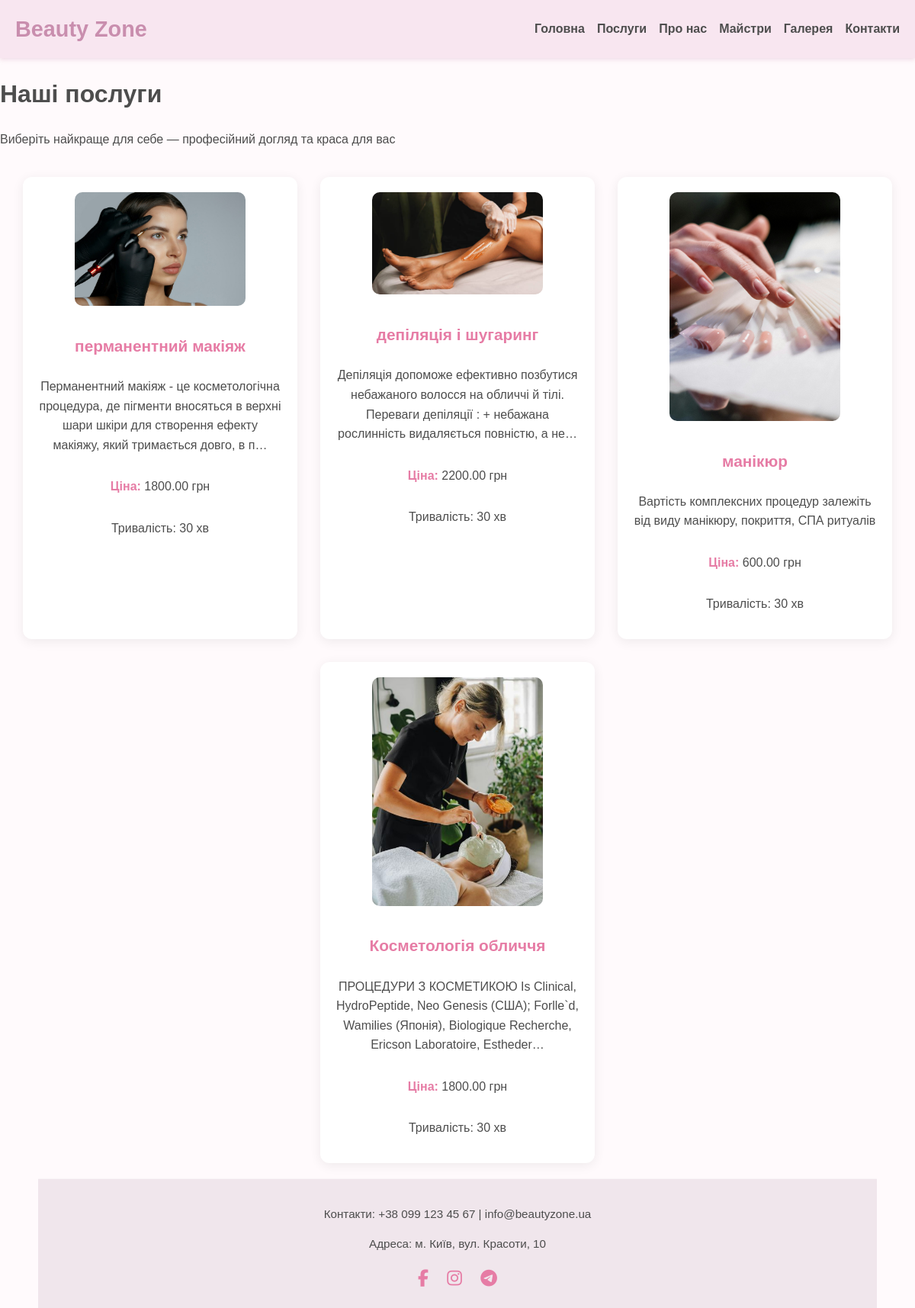
/services/, run on an earlier commit of the app's database.
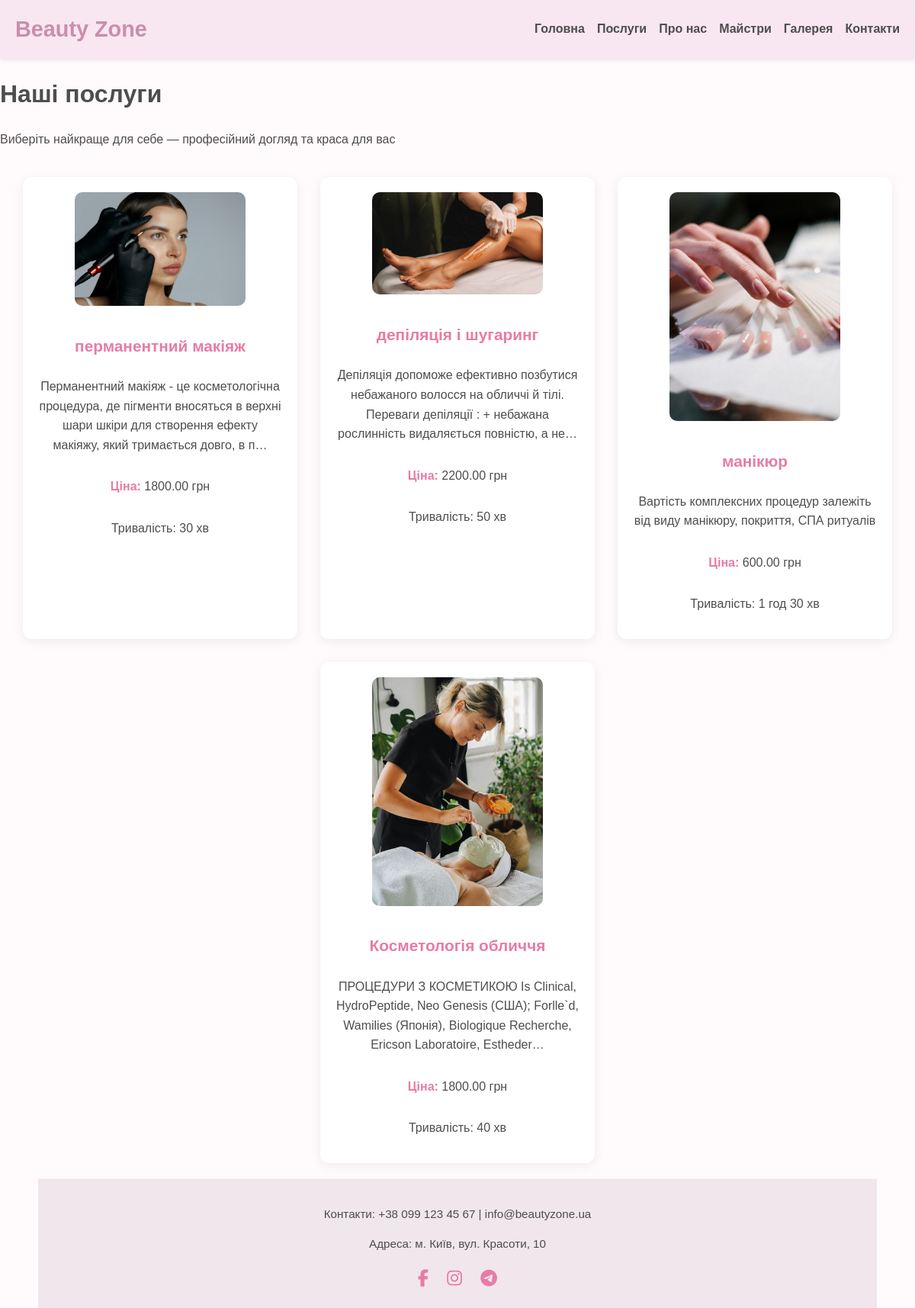
And on a later commit of the database.
### beauty_zone/models.py (models this page shows, shortened)
class Service(models.Model):
    name = models.CharField(max_length=200)
    slug = models.SlugField(unique=True, blank=True)
    duration = models.DurationField(default=timedelta(minutes=30))  # Тривалість процедури
    description = models.TextField()
    price = models.DecimalField(max_digits=8, decimal_places=2)
    image = models.ImageField(upload_to='services/', blank=True, null=True)
    @property
    def duration_str(self):
        total_minutes = int(self.duration.total_seconds() // 60)
        hours = total_minutes // 60
        minutes = total_minutes % 60
        if hours and minutes:
            return f"{hours} год {minutes} хв"
        elif hours:
            return f"{hours} год"
        else:
            return f"{minutes} хв"

### beauty_zone/views.py (the view)
# urls.py: path('services/', views.services, name='services'),
def services(request):
    all_services = Service.objects.all()
    return render(request, 'main/services.html', {'services': all_services})

### beauty_zone/context_processors.py (called while the page is built)
def all_services(request):
    services = Service.objects.all()
    return {'all_services': services}

### beauty_zone/templates/main/services.html (shortened to what this page needs)
{% extends 'base.html' %}
{% block content %}
<header class="page-header">
  <h1>Наші послуги</h1>
  <p>Виберіть найкраще для себе — професійний догляд та краса для вас</p>
</header>
<section class="services-grid">
  {% for service in services %}
  <article class="service-item"
           onclick="window.location.href='{% url 'service_detail' service.slug %}'"
           tabindex="0"
           aria-label="{{ service.name }}"
           style="cursor: pointer;">
    <img src="{{ service.image.url }}" alt="{{ service.name }}" class="service-image" />
    <h3>{{ service.name }}</h3>
    <p>{{ service.description|truncatechars:150 }}</p>
    <p><strong>Ціна:</strong> {{ service.price }} грн</p>
    {% with minutes=service.duration.total_seconds|divisibleby:60 %}
    <p>Тривалість: {{ service.duration_str }}</p>
{% endwith %}
  </article>
  {% empty %}
  <p>Послуги наразі відсутні.</p>
  {% endfor %}
</section>
{% endblock %}

What changed in the data, as far as the page shows it:
changed Service "депіляція і шугаринг": duration_str "30 хв" → "50 хв"
changed Service "манікюр": image: a different picture; duration_str "30 хв" → "1 год 30 хв"
changed Service "Косметологія обличчя": duration_str "30 хв" → "40 хв"
